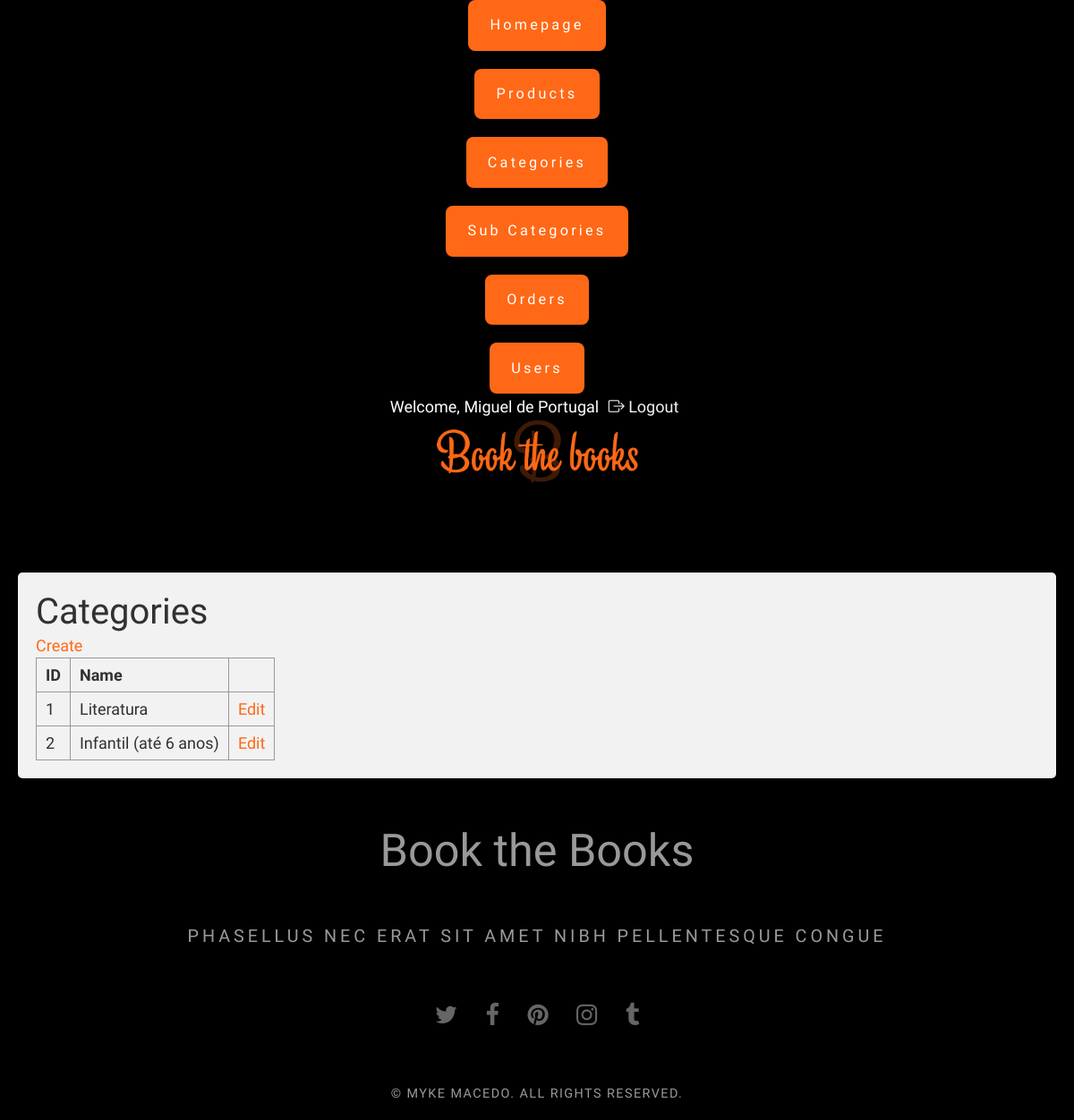
Screenshot of /admin/categories/index.php (signed in) with the database file from the repository.
### tables this page shows
CREATE TABLE `category` (
  `id` int unsigned NOT NULL AUTO_INCREMENT,
  `name` varchar(255) DEFAULT NULL,
  PRIMARY KEY (`id`)
);

### admin/categories/index.php (the view, shortened to what this page needs)
<?php
require '../common.php';
$result = mysqli_query($dbc, "SELECT * FROM `category`");
?>
<!DOCTYPE html>
<html>
<head>
<?php include '../../_head.php' ?>
<body>
<?php include '../_header.php' ?>
<div class="admin-list">
	<h1>Categories</h1>
	<a href="/admin/categories/create.php">Create</a>
	<table class="list-table">
		<thead>
			<tr>
				<th>ID</th>
				<th>Name</th>
				<th></th>
			</tr>
		</thead>
		<tbody>
			<?php while ($row = mysqli_fetch_assoc($result)): ?>
			<tr>
				<td><?php echo $row['id'] ?></td>
				<td><?php echo $row['name'] ?></td>
				<td>
					<a href="/admin/categories/edit.php?id=<?php echo $row['id'] ?>">Edit</a>
				</td>
			</tr>
			<?php endwhile ?>
		</tbody>
	</table>
</div>
<?php include '../../footer.php' ?>
</body>
</html>

### css/stylesheet.css (style rules this page uses)
:root { --primary-color: #ff6816; }
html, body { width: 100%; height: 100%; src: url("./fonts/DancingScript-VariableFont_wght.ttf") !important; }
body { margin: 0px; padding: 0px; background: #000000 !important; font-family: "Dancing Script", cursive !important; font-size: 18px; font-weight: 400px; color: #fff; }
h1, h2, h3 { margin: 0; padding: 0; }
a { color: rgba(255, 255, 255, 0.8); text-decoration: none; transition-duration: 200ms; }
* { box-sizing: border-box; }
.admin-list { margin: 100px 20px 0; border-radius: 5px; background-color: #f2f2f2; padding: 20px; color: rgba(0, 0, 0, 0.8); }
.admin-list a { color: var(--primary-color); }
.list-table td, .list-table th { padding: 5px 10px; border: 1px solid #999; }

### rows the page displays
category: id "1", name "Literatura"
category: id "2", name "Infantil (até 6 anos)"

### other values shown
$user_name "Miguel de Portugal"
